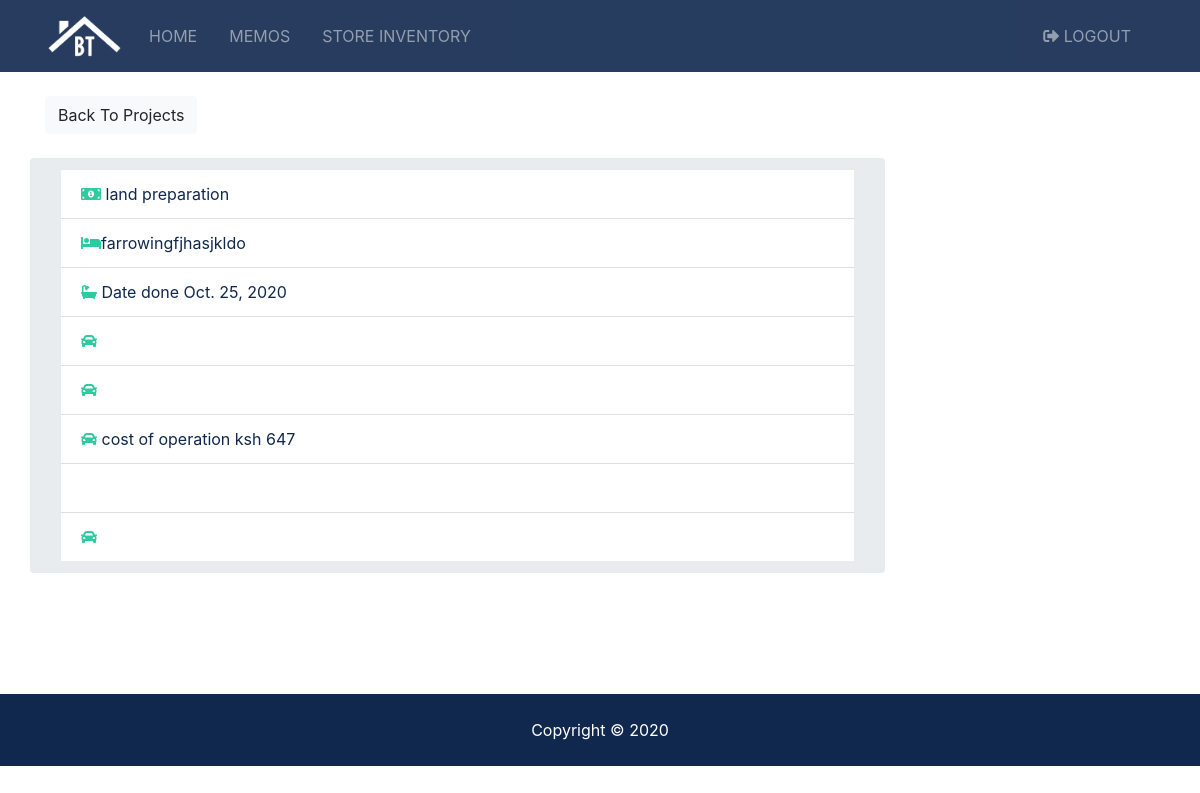
Screenshot of /project x (signed in) with the database file from the repository.
### main/models.py (models this page shows, shortened)
class ListingRecord(models.Model):
    title =  models.ForeignKey(Listing,on_delete=models.CASCADE,related_name="record")
    category = models.CharField(max_length=50)
    name = models.CharField(max_length=50)
    date = models.DateField()
    activities = models.TextField(blank=True)
    method = models.TextField(blank=True)
    cost = models.IntegerField()
    photo = models.ImageField(upload_to='photos/%Y/%m/%d/')
    slug = models.SlugField(max_length=48)
    objects = ProductTagManager()

### main/views.py (the view)
# urls.py: path('<str:listing_id>', views.listing, name ='listing'),
def listing(request,listing_id):
  print(listing_id)
  current_user = request.user
  print(current_user)
  disp = Labourer.objects.filter(projects__name=listing_id,user=current_user)
  if disp:
    print("...................")
  listing = ListingRecord.objects.filter(title__name=listing_id)
  return render(request, 'listings/listing.html',  {'listing': listing,'disp':disp})

### templates/listings/listing.html (shortened to what this page needs)
{% extends 'base.html' %}
{% load humanize %}
{% block content %}
  <section id="listing" class="py-4">
    <div class="container">
      <a href="{% url 'main' %}" class="btn btn-light mb-4">Back To Projects</a>
      <div class="row">
        <div class="col-md-9">
          {% if listing %}
          {% for record in listing %}
          <div class="row mb-5 fields breadcrumb">
            <div class="col-md-12">
              <ul class="list-group list-group-flush">
                <li class="list-group-item text-secondary">
                  <i class="fas fa-money-bill-alt"></i> <a href="#"> {{ record.category }}</a>
                </li>
                <li class="list-group-item text-secondary">
                  <i class="fas fa-bed"></i><a href="">{{record.name}}</a>
                </li>
                <li class="list-group-item text-secondary">
                  <i class="fas fa-bath"></i> <a href="">Date done {{record.date}}</a>
                </li>
                <li class="list-group-item text-secondary">
                  <i class="fas fa-car"></i> <a href="">{{record.activities }}</a>
                </li>
                <li class="list-group-item text-secondary">
                  <i class="fas fa-car"></i> <a href="">{{record.method}}</a>
                </li>
                <li class="list-group-item text-secondary">
                  <i class="fas fa-car"></i> <a href="">cost of operation ksh {{record.cost}}</a>
                </li>
                <li class="list-group-item text-secondary">
                </li>
                <li class="list-group-item text-secondary">
                  <i class="fas fa-car"></i> <a href="">{{record.havest}}</a>
                </li>
              </ul>
            </div>
          </div>
          {% endfor %}
        {% else %}
        <div class="col-md-12">
          <p>No record Available</p>
        </div>
        {% endif%}
          <div class="row mb-5">
            <div class="col-md-12">
            </div>
          </div>
        </div>
      </div>
    </div>
  </section>
{% endblock %}

### mysite/static/css/all.css (style rules this page uses)
.fa, .fas, .far, .fal, .fab { -moz-osx-font-smoothing: grayscale; -webkit-font-smoothing: antialiased; display: inline-block; font-style: normal; font-variant: normal; text-rendering: auto; line-height: 1; }
.fa-bath:before { content: "\f2cd"; }
.fa-bed:before { content: "\f236"; }
.fa-car:before { content: "\f1b9"; }
.fa-money-bill-alt:before { content: "\f3d1"; }
.fa, .fas { font-family: 'Font Awesome 5 Free'; font-weight: 900; }

### rows the page displays
ListingRecord: category "land preparation", name "farrowingfjhasjkldo", date "Oct. 25, 2020", cost "647"
